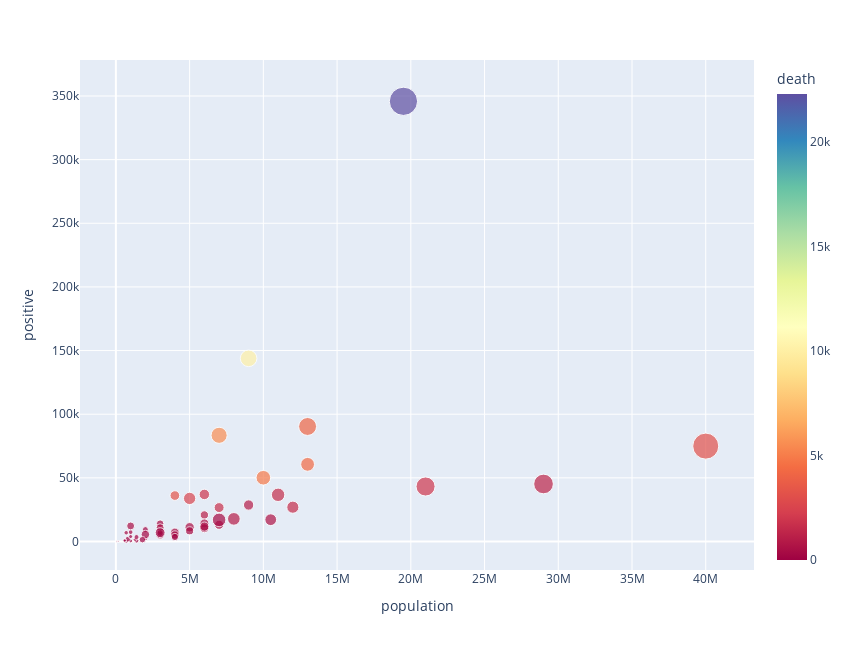

Write notebook code for a chart like this one.
### Code cell
# create a scatter diagram of covid cases vs population coded by deaths and total amount of testing
pop_scat=px.scatter(current_state_df,x='population', 
                    y='positive', 
                    color='death', 
                    hover_name='state',
                    size='totaltestresults',
                    color_continuous_scale=px.colors.diverging.Spectral,
                    width=850, height=650)
pop_scat

### Figure 1 — Plotly figure (JSON) as saved in the notebook; plotly's stock layout.template omitted (floating-point values rounded to 4 significant figures)
{"data": [{"hovertemplate": "<b>%{hovertext}</b><br><br>population=%{x}<br>positive=%{y}<br>totaltestresults=%{marker.size}<br>death=%{marker.color}<extra></extra>", "hovertext": ["AK", "AL", "AR", "AS", "AZ", "CA", "CO", "CT", "DC", "DE", "FL", "GA", "GU", "HI", "IA", "ID", "IL", "IN", "KS", "KY", "LA", "MA", "MD", "ME", "MI", "MN", "MO", "MP", "MS", "MT", "NC", "ND", "NE", "NH", "NJ", "NM", "NV", "NY", "OH", "OK", "OR", "PA", "PR", "RI", "SC", "SD", "TN", "TX", "UT", "VA", "VI", "VT", "WA", "WI", "WV", "WY"], "legendgroup": "", "marker": {"color": [10, 476, 98, 0, 651, 3108, 1091, 3285, 368, 271, 1991, 1557, 5, 17, 336, 72, 4058, 1691, 172, 328, 2448, 5592, 1911, 69, 4825, 692, 576, 2, 493, 16, 641, 42, 113, 159, 10138, 242, 339, 22304, 1581, 285, 137, 4342, 122, 479, 380, 44, 290, 1272, 77, 977, 6, 53, 983, 445, 62, 7], "coloraxis": "coloraxis", "size": [32418, 146063, 81529, 105, 142001, 1133906, 118030, 155908, 34339, 38278, 608837, 301874, 4515, 38776, 93566, 34745, 538602, 165448, 61592, 121278, 253189, 435679, 182826, 23695, 357496, 134669, 134458, 3325, 106823, 25418, 231547, 51715, 57215, 42612, 462972, 119601, 72146, 1338048, 246182, 118192, 89506, 319832, 2542, 104978, 109616, 27414, 309756, 645992, 163218, 178014, 1263, 23205, 267931, 140342, 70936, 16022], "sizemode": "area", "sizeref": 3345.0, "symbol": "circle"}, "mode": "markers", "name": "", "showlegend": false, "type": "scatter", "x": [700000, 5000000, 3000000, 55000, 7000000, 40000000, 6000000, 4000000, 700000, 1000000, 21000000, 11000000, 165000, 1400000, 3000000, 2000000, 13000000, 7000000, 3000000, 4000000, 5000000, 7000000, 6000000, 1300000, 10000000, 6000000, 6000000, 55000, 3000000, 1000000, 10500000, 800000, 2000000, 1400000, 9000000, 2000000, 3000000, 19500000, 12000000, 4000000, 4000000, 13000000, 3000000, 1000000, 5000000, 1000000, 7000000, 29000000, 3000000, 9000000, 100000, 600000, 8000000, 6000000, 1800000, 600000], "xaxis": "x", "y": [388, 11216, 4463, 0, 13169, 74936, 20838, 36085, 6871, 7373, 43210, 36681, 154, 637, 14049, 2351, 90369, 26655, 7886, 7225, 33837, 83421, 36986, 1603, 50079, 14240, 10456, 19, 10801, 466, 17129, 1761, 9416, 3464, 143905, 5503, 6614, 345813, 26954, 5086, 3541, 60622, 2542, 12219, 8407, 3887, 16970, 45198, 6913, 28672, 69, 933, 17773, 11685, 1441, 715], "yaxis": "y"}], "layout": {"coloraxis": {"colorbar": {"title": {"text": "death"}}, "colorscale": [[0, "rgb(158,1,66)"], [0.1, "rgb(213,62,79)"], [0.2, "rgb(244,109,67)"], [0.3, "rgb(253,174,97)"], [0.4, "rgb(254,224,139)"], [0.5, "rgb(255,255,191)"], [0.6, "rgb(230,245,152)"], [0.7, "rgb(171,221,164)"], [0.8, "rgb(102,194,165)"], [0.9, "rgb(50,136,189)"], [1, "rgb(94,79,162)"]]}, "height": 650, "legend": {"itemsizing": "constant", "tracegroupgap": 0}, "margin": {"t": 60}, "width": 850, "xaxis": {"anchor": "y", "autorange": true, "domain": [0, 1], "range": [-2435000.0, 43280000.0], "title": {"text": "population"}, "type": "linear"}, "yaxis": {"anchor": "x", "autorange": true, "domain": [0, 1], "range": [-22390.0, 378300.0], "title": {"text": "positive"}, "type": "linear"}}}
